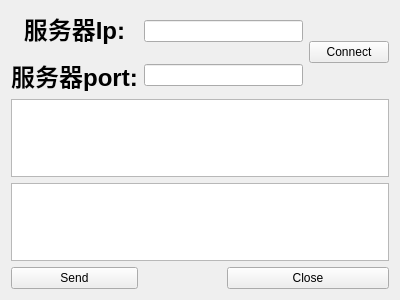
<?xml version="1.0" encoding="UTF-8"?>
<ui version="4.0">
 <class>TcpClient</class>
 <widget class="QWidget" name="TcpClient">
  <property name="geometry">
   <rect>
    <x>0</x>
    <y>0</y>
    <width>400</width>
    <height>300</height>
   </rect>
  </property>
  <property name="windowTitle">
   <string>Form</string>
  </property>
  <layout class="QGridLayout" name="gridLayout">
   <item row="0" column="0">
    <widget class="QLabel" name="label">
     <property name="text">
      <string>&lt;html&gt;&lt;head/&gt;&lt;body&gt;&lt;p align=&quot;center&quot;&gt;&lt;span style=&quot; font-size:18pt; font-weight:600;&quot;&gt;服务器Ip:&lt;/span&gt;&lt;/p&gt;&lt;/body&gt;&lt;/html&gt;</string>
     </property>
    </widget>
   </item>
   <item row="0" column="1" rowspan="2" colspan="2">
    <widget class="QLineEdit" name="lineEditIp"/>
   </item>
   <item row="2" column="0">
    <widget class="QLabel" name="label_2">
     <property name="text">
      <string>&lt;html&gt;&lt;head/&gt;&lt;body&gt;&lt;p align=&quot;center&quot;&gt;&lt;span style=&quot; font-size:18pt; font-weight:600;&quot;&gt;服务器port:&lt;/span&gt;&lt;/p&gt;&lt;/body&gt;&lt;/html&gt;</string>
     </property>
    </widget>
   </item>
   <item row="2" column="1" colspan="2">
    <widget class="QLineEdit" name="lineEditPort"/>
   </item>
   <item row="5" column="0">
    <widget class="QPushButton" name="pushButtonSend">
     <property name="text">
      <string>Send</string>
     </property>
    </widget>
   </item>
   <item row="5" column="2" colspan="2">
    <widget class="QPushButton" name="pushButtonClose">
     <property name="text">
      <string>Close</string>
     </property>
    </widget>
   </item>
   <item row="3" column="0" colspan="4">
    <widget class="QTextEdit" name="textEditRead">
     <property name="readOnly">
      <bool>true</bool>
     </property>
    </widget>
   </item>
   <item row="4" column="0" colspan="4">
    <widget class="QTextEdit" name="textEditWrite"/>
   </item>
   <item row="0" column="3" rowspan="3">
    <widget class="QPushButton" name="pushButtonConnect">
     <property name="text">
      <string>Connect</string>
     </property>
    </widget>
   </item>
  </layout>
 </widget>
 <resources/>
 <connections/>
</ui>
